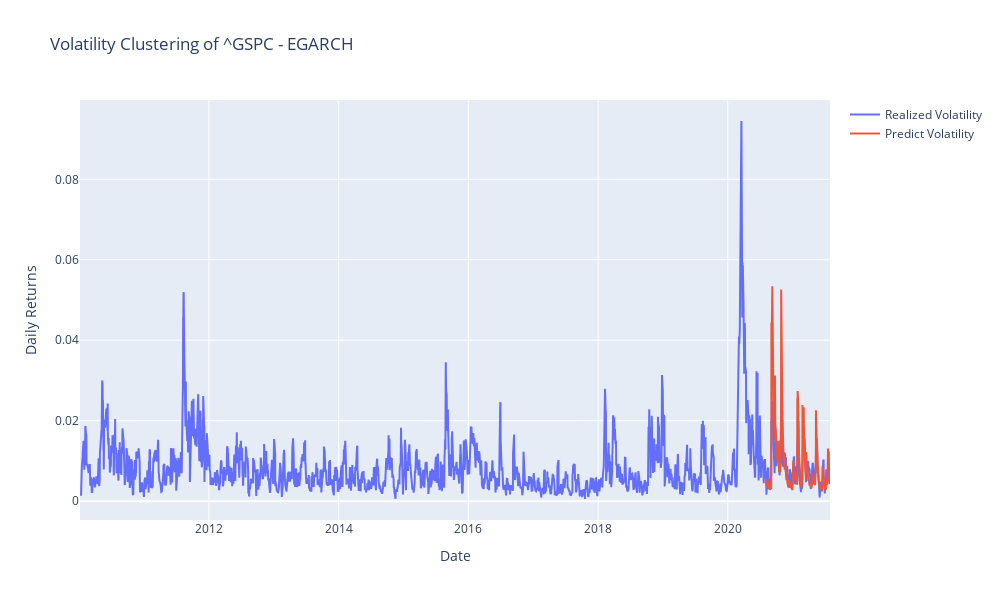

Notebook cell for this chart:
### Code cell
fig = go.Figure()
fig.add_trace(go.Scatter(x=data.index[1:], y=(realized_vol / 100), mode='lines', name='Realized Volatility'))
fig.add_trace(go.Scatter(x=forecast_garch.variance.index, y=(forecast_garch.variance['h.1']/100), mode='lines', name='Predict Volatility'))
fig.update_layout(
    title=f'Volatility Clustering of {stocks} - EGARCH',
    xaxis_title='Date',
    yaxis_title='Daily Returns',
    width=1000,
    height=600
)
fig.show()

### Figure 1 — Plotly figure (JSON) as saved in the notebook; plotly's stock layout.template omitted (floating-point values rounded to 4 significant figures; data arrays with more than 128 entries replaced by an {"elided": "..."} marker saying what was removed)
{"data": [{"mode": "lines", "name": "Realized Volatility", "type": "scatter", "x": {"elided": "2913 str values"}, "y": {"elided": "2913 float values"}}, {"mode": "lines", "name": "Predict Volatility", "type": "scatter", "x": {"elided": "252 str values"}, "y": {"elided": "252 float values"}}], "layout": {"height": 600, "title": {"text": "Volatility Clustering of ^GSPC - EGARCH"}, "width": 1000, "xaxis": {"title": {"text": "Date"}}, "yaxis": {"title": {"text": "Daily Returns"}}}}
